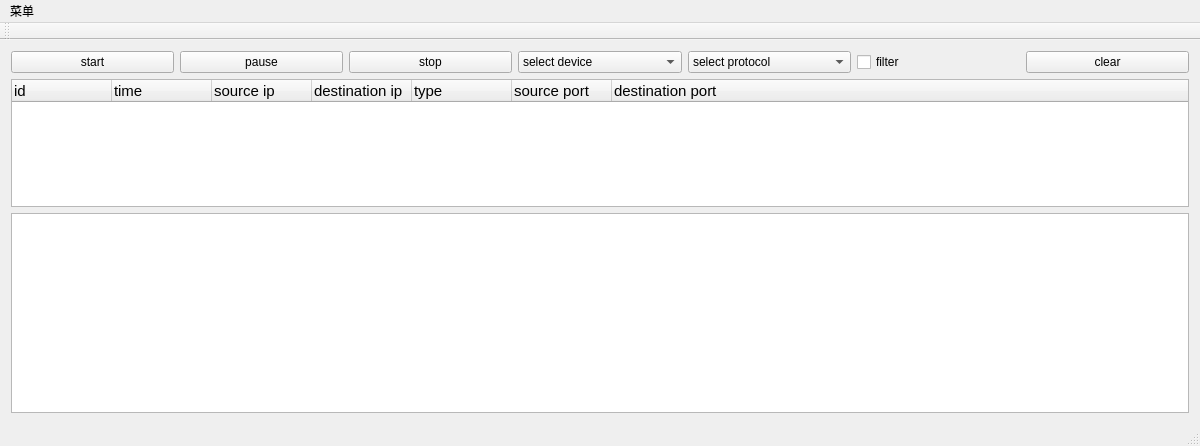
<?xml version="1.0" encoding="UTF-8"?>
<ui version="4.0">
 <class>MainWindow</class>
 <widget class="QMainWindow" name="MainWindow">
  <property name="geometry">
   <rect>
    <x>0</x>
    <y>0</y>
    <width>1200</width>
    <height>446</height>
   </rect>
  </property>
  <property name="windowTitle">
   <string>MainWindow</string>
  </property>
  <widget class="QWidget" name="centralWidget">
   <property name="sizePolicy">
    <sizepolicy hsizetype="Expanding" vsizetype="Expanding">
     <horstretch>0</horstretch>
     <verstretch>0</verstretch>
    </sizepolicy>
   </property>
   <property name="minimumSize">
    <size>
     <width>1200</width>
     <height>0</height>
    </size>
   </property>
   <property name="sizeIncrement">
    <size>
     <width>100</width>
     <height>0</height>
    </size>
   </property>
   <layout class="QVBoxLayout" name="verticalLayout_2">
    <item>
     <layout class="QVBoxLayout" name="verticalLayout">
      <item>
       <layout class="QHBoxLayout" name="horizontalLayout">
        <property name="sizeConstraint">
         <enum>QLayout::SetDefaultConstraint</enum>
        </property>
        <item>
         <widget class="QPushButton" name="start">
          <property name="text">
           <string>start</string>
          </property>
         </widget>
        </item>
        <item>
         <widget class="QPushButton" name="pause">
          <property name="text">
           <string>pause</string>
          </property>
         </widget>
        </item>
        <item>
         <widget class="QPushButton" name="stop">
          <property name="text">
           <string>stop</string>
          </property>
         </widget>
        </item>
        <item>
         <widget class="QComboBox" name="device">
          <item>
           <property name="text">
            <string>select device</string>
           </property>
          </item>
         </widget>
        </item>
        <item>
         <widget class="QComboBox" name="potocol">
          <item>
           <property name="text">
            <string>select protocol</string>
           </property>
          </item>
          <item>
           <property name="text">
            <string>tcp</string>
           </property>
          </item>
          <item>
           <property name="text">
            <string>udp</string>
           </property>
          </item>
          <item>
           <property name="text">
            <string>icmp</string>
           </property>
          </item>
          <item>
           <property name="text">
            <string>arp</string>
           </property>
          </item>
          <item>
           <property name="text">
            <string>rarp</string>
           </property>
          </item>
         </widget>
        </item>
        <item>
         <widget class="QCheckBox" name="filter">
          <property name="text">
           <string>filter</string>
          </property>
         </widget>
        </item>
        <item>
         <widget class="QPushButton" name="clear">
          <property name="text">
           <string>clear</string>
          </property>
         </widget>
        </item>
       </layout>
      </item>
      <item>
       <widget class="QTreeWidget" name="details">
        <property name="enabled">
         <bool>true</bool>
        </property>
        <property name="sizePolicy">
         <sizepolicy hsizetype="Expanding" vsizetype="Expanding">
          <horstretch>0</horstretch>
          <verstretch>0</verstretch>
         </sizepolicy>
        </property>
        <property name="minimumSize">
         <size>
          <width>0</width>
          <height>0</height>
         </size>
        </property>
        <property name="font">
         <font>
          <pointsize>11</pointsize>
         </font>
        </property>
        <property name="layoutDirection">
         <enum>Qt::LeftToRight</enum>
        </property>
        <property name="autoScroll">
         <bool>true</bool>
        </property>
        <property name="autoExpandDelay">
         <number>-1</number>
        </property>
        <property name="wordWrap">
         <bool>true</bool>
        </property>
        <column>
         <property name="text">
          <string>id</string>
         </property>
        </column>
        <column>
         <property name="text">
          <string>time</string>
         </property>
        </column>
        <column>
         <property name="text">
          <string>source ip</string>
         </property>
        </column>
        <column>
         <property name="text">
          <string>destination ip</string>
         </property>
        </column>
        <column>
         <property name="text">
          <string>type</string>
         </property>
        </column>
        <column>
         <property name="text">
          <string>source port</string>
         </property>
        </column>
        <column>
         <property name="text">
          <string>destination port</string>
         </property>
        </column>
       </widget>
      </item>
      <item>
       <widget class="QTreeView" name="moredetails">
        <property name="minimumSize">
         <size>
          <width>1000</width>
          <height>200</height>
         </size>
        </property>
        <property name="font">
         <font>
          <pointsize>10</pointsize>
         </font>
        </property>
        <property name="wordWrap">
         <bool>true</bool>
        </property>
        <property name="headerHidden">
         <bool>true</bool>
        </property>
       </widget>
      </item>
     </layout>
    </item>
   </layout>
  </widget>
  <widget class="QMenuBar" name="menuBar">
   <property name="geometry">
    <rect>
     <x>0</x>
     <y>0</y>
     <width>1200</width>
     <height>18</height>
    </rect>
   </property>
   <widget class="QMenu" name="menuMune">
    <property name="title">
     <string>菜单</string>
    </property>
    <addaction name="actionSave_records_s"/>
   </widget>
   <addaction name="menuMune"/>
  </widget>
  <widget class="QToolBar" name="mainToolBar">
   <attribute name="toolBarArea">
    <enum>TopToolBarArea</enum>
   </attribute>
   <attribute name="toolBarBreak">
    <bool>false</bool>
   </attribute>
  </widget>
  <widget class="QStatusBar" name="statusBar"/>
  <action name="actionSave_records_s">
   <property name="checkable">
    <bool>true</bool>
   </property>
   <property name="text">
    <string>保存日志(&amp;s)</string>
   </property>
   <property name="shortcut">
    <string>Ctrl+S</string>
   </property>
  </action>
 </widget>
 <layoutdefault spacing="6" margin="11"/>
 <resources/>
 <connections/>
</ui>
